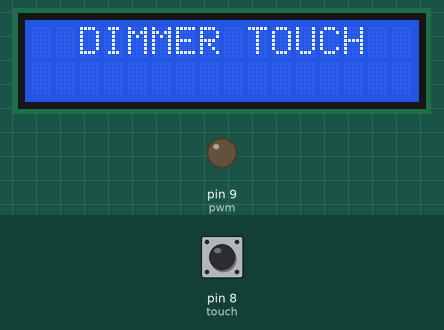
Simulated run of this sketch. Board: Arduino Uno, built with avr-gcc and run on an emulated ATmega328P. Parts: 16×2 character LCD, output pins drawn as LEDs (lit = HIGH). Inputs (shaded band) come from the test bench; at power-on: pin 8 (touch) LOW.

Above: at 1.2 s.
1.3 s: pin 8 (touch) pulled HIGH for 1 s
At 3.5 s:
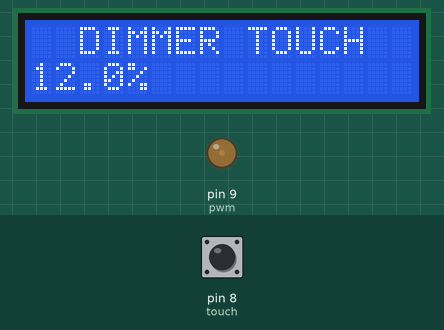
3.8 s: pin 8 (touch) pulled HIGH for 3.2 s
At 7.9 s:
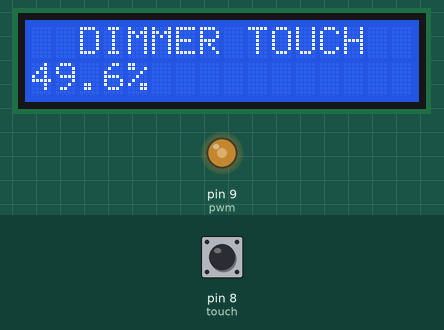
8.5 s: pin 8 (touch) pulled HIGH for 1 s
At 10.4 s:
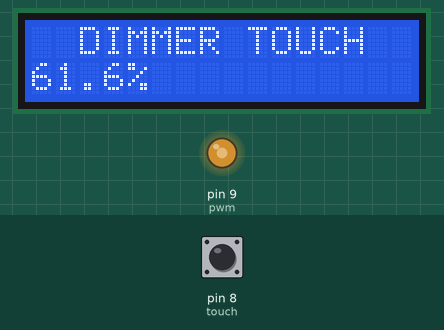
11.0 s: pin 8 (touch) pulled HIGH for 3.2 s
At 14.6 s:
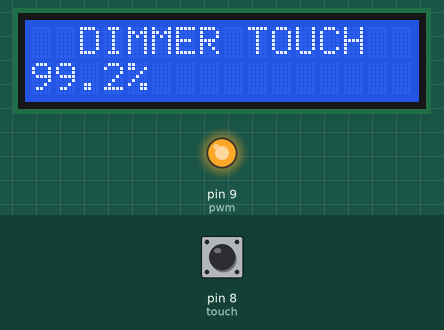
15.7 s: pin 8 (touch) pulsed HIGH 2 times (0.12 s each, 0.3 s apart)
At 17.2 s:
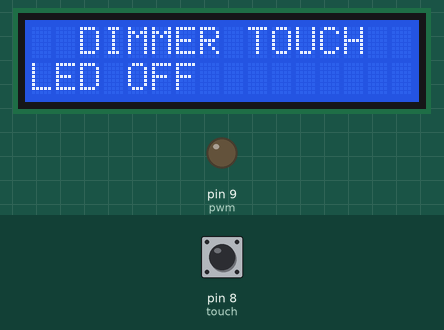
Timing chart, 0 to 18.7 s (numbered marks = the images above; inputs shaded):
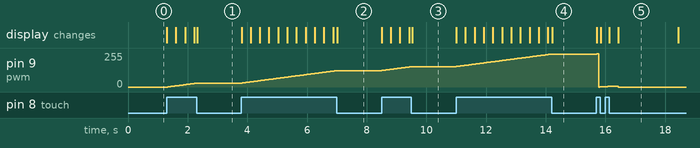

The sketch:

sensor_toques.ino
```cpp
#include <LiquidCrystal.h> // inclui a biblioteca LiquidCrystal
#define pwm 9 // define o pino 9 com o nome pwm
#define touch 8 // define o pino 8 com o nome touch
#define tempoMaximoDeUmToque  200 // milisegundos
#define tempoMaximoEntreToques 400 // milisegundos
int count; // cria a variavel count int
int contaToques = 0; // cria a variavel contaToques int
long tempoEspera = 0; // cria a variavel tempoEspera long
long tempoEsperaEntreToques = 0; // cria a variavel tempoEsperaEntreToques long
void executarAcao();
LiquidCrystal lcd ( 7, 6, 5, 4, 3, 2); // define os pinos para comunicação dodisplay lcd

void setup() {

  pinMode(pwm, OUTPUT); // define o pino pwm como saída
  pinMode(touch, INPUT); // define o pino touch como entrada
  lcd.begin(16,2); // inicia a comunicação com o lcd
  lcd.setCursor(0,0); lcd.print("  DIMMER TOUCH"); // escreve no lcd DIMMER TOUCH
}

void loop() {

  int sensortouch = digitalRead(touch); //verifica o estado do sensor touch

  if (sensortouch == HIGH) { //se o sensor detectou toques, executa o codigo abaixo

     //espera um tempo para nao detectar o mesmo toque mais de uma vez
     if (tempoEspera == 0) {
        tempoEspera = tempoEsperaEntreToques = millis();
        contaToques++;}
     else if ((millis() - tempoEspera) >= tempoMaximoDeUmToque) {
        tempoEspera = 0;}
  }

    //caso exceda o tempo maximo entre toques, zera o contador de toques
  if ( (contaToques != 0) && ((millis() - tempoEsperaEntreToques) > tempoMaximoEntreToques) ) {
     executarAcao();
     contaToques = 0;
     tempoEsperaEntreToques = millis(); }
     lcd.noBlink(); // desativa o blink no cursor do display

    // se o touch for mantido prescionado, executa o código abaixo
  if(sensortouch == HIGH ){
     lcd.display(); // liga o display
     lcd.setCursor(0,1); lcd.print("                "); // limpa os caracteres do display
     analogWrite(pwm,count); // escreve no formato pwm a saída do pino 9
     count++; // contador para subir o nivel pwm até 250
     lcd.setCursor(0,1); lcd.print(count * 0.4); // converte o nivel pwm 250 para porcentagem %
     lcd.setCursor(4,1); lcd.print("%");
     lcd.setCursor(15,1);
     lcd.blink(); // ativa o blink no cursor do display
     delay(30); // delay
   if (count == 250){ // se pwm estiver em 250 ou 100% no display, zera o contador
     count = 0;
     lcd.setCursor(1,1); lcd.print("  "); // limpa caracteres no display
     }}
  }
void executarAcao() {

  switch (contaToques) { // verifica a variavel contaToques
    case 2: // caso 2 toques
       lcd.noBlink();
       digitalWrite(pwm, LOW);  // leva nivel baixo para saída
       lcd.setCursor(0,1); lcd.print("LED OFF "); // escreve  LED OFF no display
       delay(2000); // delay
       lcd.noDisplay(); // desliga display
       break;
    case 3: // caso 3 toques
       lcd.noBlink();
       digitalWrite(pwm, HIGH); // leva nivel alto para saída
       lcd.setCursor(0,1); lcd.print("LED ON  "); // escreve  LED ON no display
       break;
       }
  }
```

Measured:
- after the input at 1.3 s, pin 9 (pwm): moves from 0/255 to 29/255 over 0.95 s, starting at once; the display: first changes at once (image 1 shows a later state)
- after the input at 3.8 s, pin 9 (pwm): moves from 29/255 to 123/255 over 3.2 s, starting at once; the display: first changes at once (image 2 shows a later state)
- after the input at 8.5 s, pin 9 (pwm): moves from 123/255 to 153/255 over 0.99 s, starting at once; the display: first changes at once (image 3 shows a later state)
- after the input at 11.0 s, pin 9 (pwm): moves from 153/255 to 247/255 over 3.2 s, starting at once; the display: first changes at once (image 4 shows a later state)
- after the input at 15.7 s, the display: first changes at once (image 5 shows a later state)
